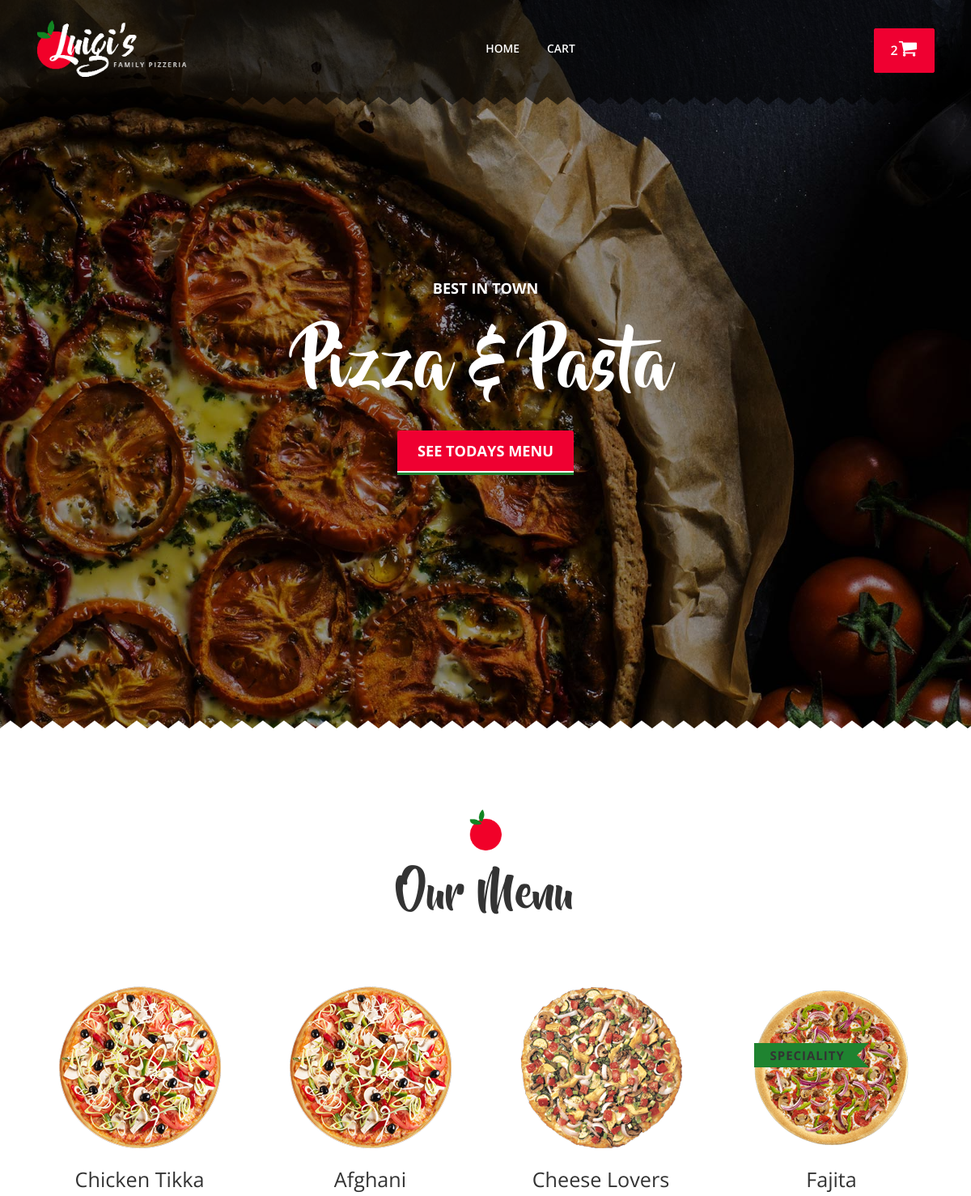
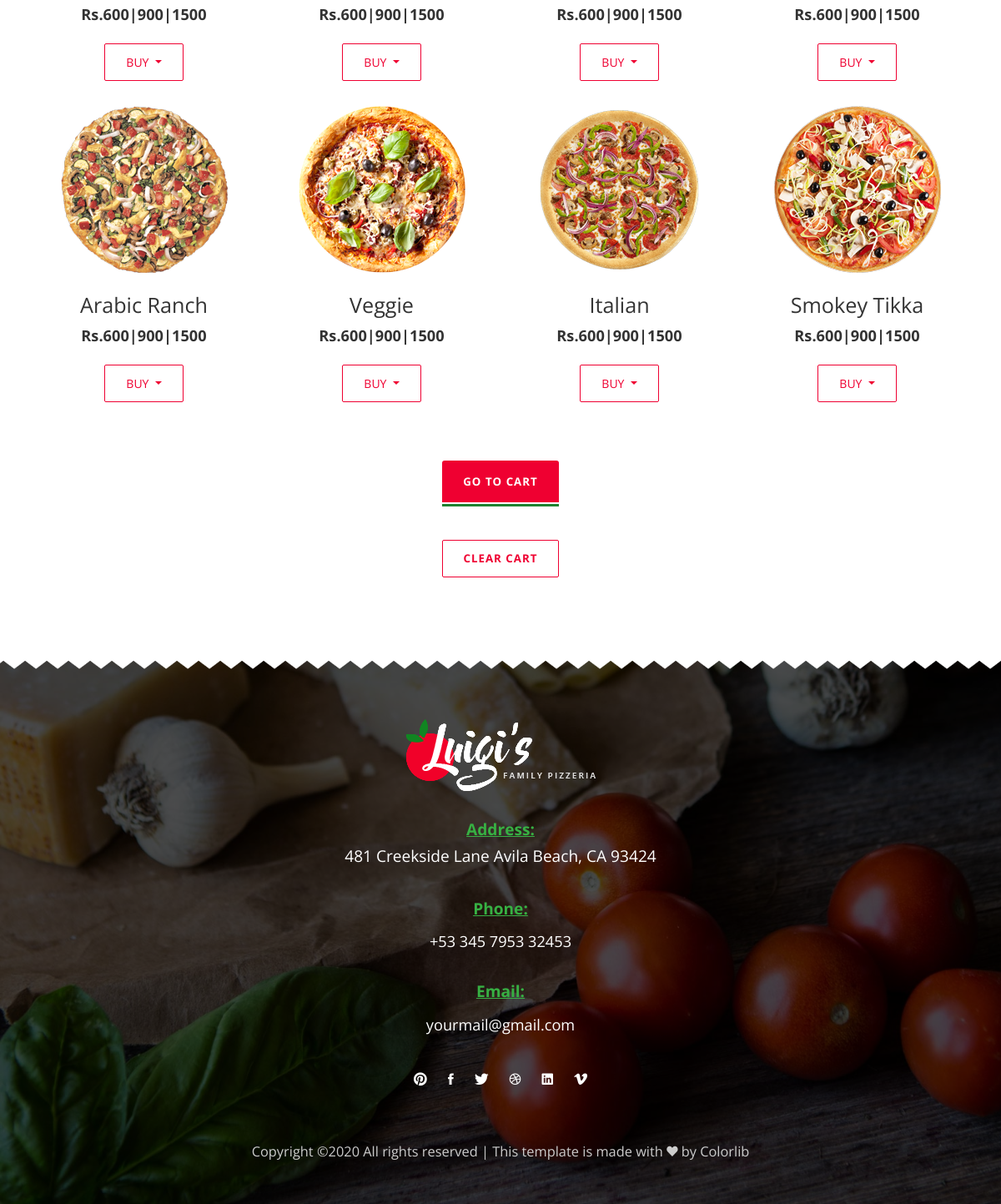
The page / on the database its author committed (2 pictures, top to bottom).
### ordering_system/models.py (models this page shows, shortened)
class Pizza(models.Model):
    flavour = models.CharField(max_length=100)
    image = models.ImageField(default='default.png', upload_to='pizzas')
    large_price = models.FloatField()
    regular_price = models.FloatField()
    small_price = models.FloatField()
    speciality = models.BooleanField(default=False)

### ordering_system/views.py (the view)
# urls.py: path('', home, name='ordering-system-home'),
def home(request):
    context = {
        'pizzas': Pizza.objects.all()
    }
    return render(request, 'ordering_system/index.html', context)

### ordering_system/templates/ordering_system/index.html (shortened to what this page needs)
{% extends 'ordering_system/base.html' %}
{% load static %}
{% block content %}
    <section class="bg-1 h-900x main-slider pos-relative">
        <div class="container h-100">
                <div class="dplay-tbl">
                        <div class="dplay-tbl-cell center-text color-white">
                                <h5><b>BEST IN TOWN</b></h5>
                                <h1 class="mt-30 mb-15">Pizza & Pasta</h1>
                                <h5><a href="{% url 'ordering-system-order-rest-view' %}" class="btn-primaryc plr-25"><b>SEE TODAYS MENU</b></a></h5>
                        </div>
                </div>
        </div>
</section>
<section class="story-area left-text center-sm-text pos-relative">
        <div class="container">
                <div class="heading">
                        <img class="heading-img" src="{% static 'ordering system/images/heading_logo.png' %}" alt="">
                        <h2>Our Menu</h2>
                </div>
                <div class="row">
                    {% for pizza in pizzas %}
                        <div class="col-lg-3 col-md-4  col-sm-6 ">
                                <div class="center-text mb-30">
                                        <div class="ïmg-200x mlr-auto pos-relative">
                                                {% if pizza.speciality %}
                                                    <h6  class="ribbon-cont"><div class="ribbon secondary"></div><b>SPECIALITY</b></h6>
                                                {% endif %}
                                                <img src="{{ pizza.image.url }}" alt="">
                                        </div>
                                        <h4 class="mt-20">{{ pizza.flavour }}</h4>
                                        <h5 class="mt-5"><b>Rs.{{ pizza.small_price|floatformat:0 }}|{{ pizza.regular_price|floatformat:0 }}|{{ pizza.large_price|floatformat:0 }}</b></h5>
                                        <div class="dropdown">
                                                <button class="dropdown-toggle mt-20 btn-brdr-primary plr-25" type="button" id="dropdownMenuButton" data-toggle="dropdown" aria-haspopup="true" aria-expanded="false">
                                                        BUY
                                                </button>
                                        </div>
                                </div>
                        </div>
                    {% endfor %}
                </div>
                <h6 class="center-text mt-40 mt-sm-20 mb-30"><a href="{% url 'ordering-system-cart' %}" class="btn-primaryc plr-25"><b>GO TO CART</b></a></h6>
                <h6 class="center-text mt-40 mt-sm-20 mb-30"><a id="clear_cart" href="#" class="btn-brdr-primary plr-25"><b>CLEAR CART</b></a></h6>
        </div>
</section>
{% endblock content %}

### ordering_system/templates/ordering_system/base.html (shortened to what this page needs)
{% load static %}
<!DOCTYPE HTML>
<html lang="en">
<head>
        <link rel="stylesheet" href="{% static 'ordering system/fonts/beyond_the_mountains-webfont.css' %}" type="text/css"/>
        <link rel="stylesheet" href="https://stackpath.bootstrapcdn.com/bootstrap/4.4.1/css/bootstrap.min.css">
        <link href="{% static 'ordering system/plugin-frameworks/swiper.css' %}" rel="stylesheet">
        <link href="{% static 'ordering system/fonts/ionicons.css' %}" rel="stylesheet">
        <link href="{% static 'ordering system/common/styles.css' %}" rel="stylesheet">
        <link rel="stylesheet" href="https://cdnjs.cloudflare.com/ajax/libs/font-awesome/4.7.0/css/font-awesome.min.css">
</head>
<body>
    <header>
            <div class="container">
                    <a class="logo" href="#"><img src="{% static 'ordering system/images/logo-white.png' %}" alt="Logo"></a>
                    <div class="right-area">
                            <h6><a class="plr-20 color-white btn-fill-primary" href="#">2<i class="fa fa-shopping-cart" style="font-size:24px;color:white"></i></a></h6>
                    </div>
                    <ul class="main-menu font-mountainsre" id="main-menu">
                            <li><a href="{% url 'ordering-system-home' %}">HOME</a></li>
                            <li><a href="{% url 'ordering-system-cart' %}">CART</a></li>
                    </ul>
            </div>
    </header>
    {% block content %} {% endblock %}
<footer class="pb-50  pt-70 pos-relative">
        <div class="container-fluid">
                <a href="index.html"><img src="{% static 'ordering system/images/logo-white.png' %}" alt="Logo"></a>
                <div class="pt-30">
                        <p class="underline-secondary"><b>Address:</b></p>
                        <p>481 Creekside Lane Avila Beach, CA 93424 </p>
                </div>
                <div class="pt-30">
                        <p class="underline-secondary mb-10"><b>Phone:</b></p>
                        <a href="tel:+53 345 7953 32453 ">+53 345 7953 32453 </a>
                </div>
                <div class="pt-30">
                        <p class="underline-secondary mb-10"><b>Email:</b></p>
                        <a href="mailto:yourmail@gmail.com"> yourmail@gmail.com</a>
                </div>
                <ul class="icon mt-30">
                        <li><a href="#"><i class="ion-social-pinterest"></i></a></li>
                        <li><a href="#"><i class="ion-social-facebook"></i></a></li>
                        <li><a href="#"><i class="ion-social-twitter"></i></a></li>
                        <li><a href="#"><i class="ion-social-dribbble-outline"></i></a></li>
                        <li><a href="#"><i class="ion-social-linkedin"></i></a></li>
                        <li><a href="#"><i class="ion-social-vimeo"></i></a></li>
                </ul>
                <p class="color-light font-9 mt-50 mt-sm-30">
Copyright &copy;<script>document.write(new Date().getFullYear());</script> All rights reserved | This template is made with <i class="ion-heart" aria-hidden="true"></i> by <a href="https://colorlib.com" target="_blank">Colorlib</a>
</p>
        </div>
</footer>
</body>
</html>

### rows shown on the page
Pizza: image (picture), flavour "Chicken Tikka", small_price "600", regular_price "900", large_price "1500"
Pizza: image (picture), flavour "Afghani", small_price "600", regular_price "900", large_price "1500"
Pizza: image (picture), flavour "Cheese Lovers", small_price "600", regular_price "900", large_price "1500"
Pizza: speciality True (drawn), image (picture), flavour "Fajita", small_price "600", regular_price "900", large_price "1500"
Pizza: image (picture), flavour "Arabic Ranch", small_price "600", regular_price "900", large_price "1500"
Pizza: image (picture), flavour "Veggie", small_price "600", regular_price "900", large_price "1500"
Pizza: image (picture), flavour "Italian", small_price "600", regular_price "900", large_price "1500"
Pizza: image (picture), flavour "Smokey Tikka", small_price "600", regular_price "900", large_price "1500"
